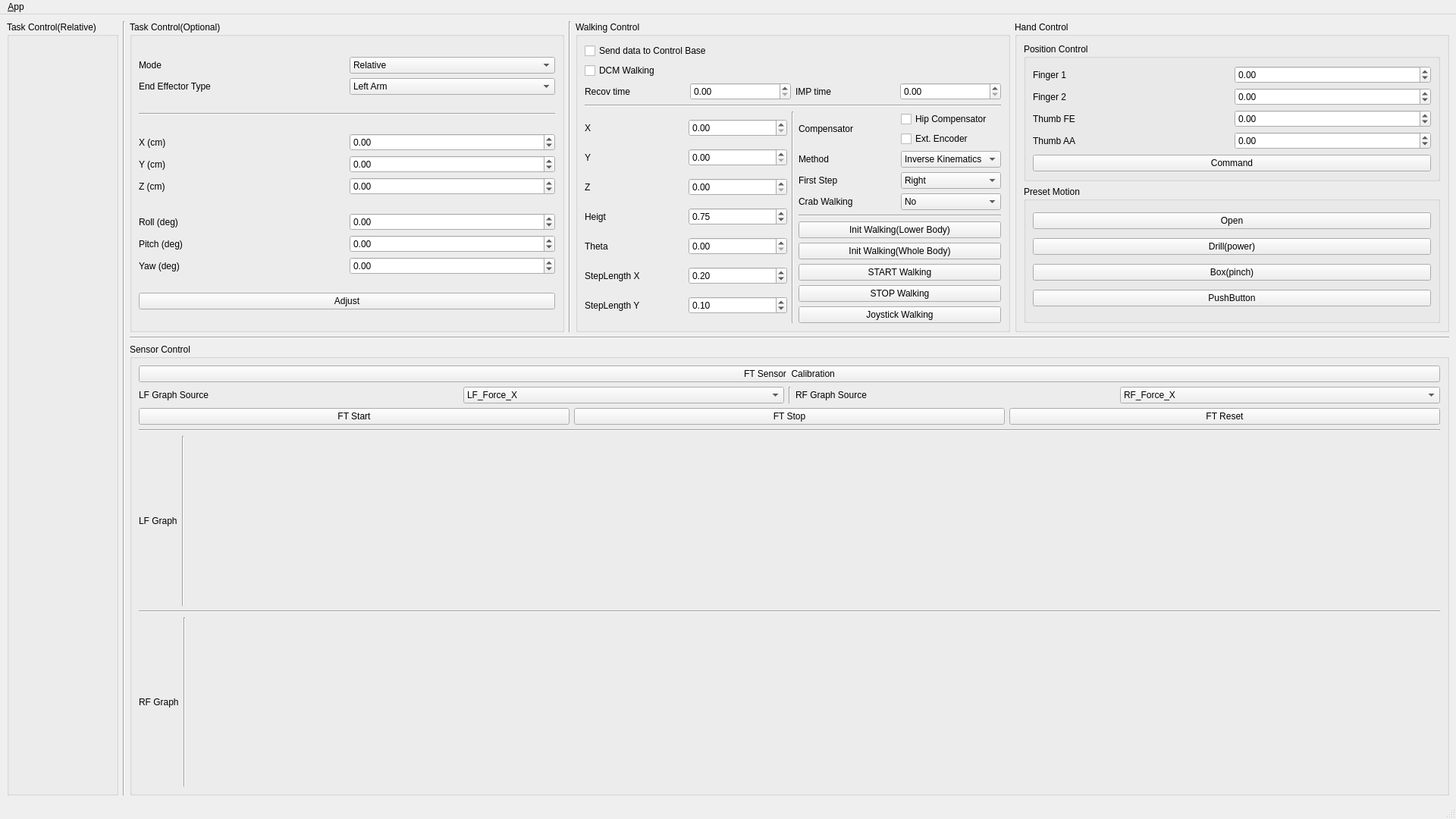
<?xml version="1.0" encoding="UTF-8"?>
<ui version="4.0">
 <class>TaskWindow</class>
 <widget class="QMainWindow" name="TaskWindow">
  <property name="geometry">
   <rect>
    <x>0</x>
    <y>0</y>
    <width>1920</width>
    <height>1080</height>
   </rect>
  </property>
  <property name="minimumSize">
   <size>
    <width>0</width>
    <height>880</height>
   </size>
  </property>
  <property name="windowTitle">
   <string>DYROS THORMANG User Interface</string>
  </property>
  <property name="windowIcon">
   <iconset resource="../resources/images.qrc">
    <normaloff>:/images/icon_2.png</normaloff>:/images/icon_2.png</iconset>
  </property>
  <property name="locale">
   <locale language="English" country="UnitedStates"/>
  </property>
  <property name="iconSize">
   <size>
    <width>24</width>
    <height>24</height>
   </size>
  </property>
  <widget class="QWidget" name="centralwidget">
   <layout class="QHBoxLayout">
    <item>
     <layout class="QVBoxLayout" name="verticalLayout_19" stretch="0">
      <item>
       <widget class="QGroupBox" name="groupBox_task_ctrl">
        <property name="title">
         <string>Task Control(Relative)</string>
        </property>
        <layout class="QHBoxLayout" name="horizontalLayout_3">
         <item>
          <layout class="QGridLayout" name="gridLayout_task_ctrl" rowstretch="0" columnstretch="0">
           <property name="sizeConstraint">
            <enum>QLayout::SetMaximumSize</enum>
           </property>
           <property name="leftMargin">
            <number>0</number>
           </property>
           <property name="topMargin">
            <number>0</number>
           </property>
           <property name="horizontalSpacing">
            <number>8</number>
           </property>
           <property name="verticalSpacing">
            <number>5</number>
           </property>
          </layout>
         </item>
         <item>
          <widget class="QLabel" name="label_36">
           <property name="text">
            <string/>
           </property>
          </widget>
         </item>
         <item>
          <layout class="QGridLayout" name="gridLayout_task_ctrl_2"/>
         </item>
        </layout>
       </widget>
      </item>
     </layout>
    </item>
    <item>
     <widget class="Line" name="line_2">
      <property name="orientation">
       <enum>Qt::Vertical</enum>
      </property>
     </widget>
    </item>
    <item>
     <layout class="QVBoxLayout" name="verticalLayout_3" stretch="0,0,1">
      <item>
       <layout class="QHBoxLayout" name="horizontalLayout_4">
        <item>
         <layout class="QVBoxLayout" name="verticalLayout_6">
          <item>
           <widget class="QGroupBox" name="groupBox_task_ctrl_option">
            <property name="title">
             <string>Task Control(Optional)</string>
            </property>
            <layout class="QVBoxLayout" name="verticalLayout">
             <item>
              <layout class="QGridLayout" name="gridLayout_3">
               <item row="1" column="1">
                <widget class="QComboBox" name="comboBox_ee_type">
                 <item>
                  <property name="text">
                   <string>Left Arm</string>
                  </property>
                 </item>
                 <item>
                  <property name="text">
                   <string>Right Arm</string>
                  </property>
                 </item>
                 <item>
                  <property name="text">
                   <string>Left Leg</string>
                  </property>
                 </item>
                 <item>
                  <property name="text">
                   <string>Right Leg</string>
                  </property>
                 </item>
                </widget>
               </item>
               <item row="1" column="0">
                <widget class="QLabel" name="label_18">
                 <property name="text">
                  <string>End Effector Type</string>
                 </property>
                </widget>
               </item>
               <item row="0" column="0">
                <widget class="QLabel" name="label_12">
                 <property name="text">
                  <string>Mode</string>
                 </property>
                </widget>
               </item>
               <item row="0" column="1">
                <widget class="QComboBox" name="comboBox_t_m">
                 <item>
                  <property name="text">
                   <string>Relative</string>
                  </property>
                 </item>
                 <item>
                  <property name="text">
                   <string>Absolute</string>
                  </property>
                 </item>
                </widget>
               </item>
              </layout>
             </item>
             <item>
              <widget class="Line" name="line_7">
               <property name="orientation">
                <enum>Qt::Horizontal</enum>
               </property>
              </widget>
             </item>
             <item>
              <layout class="QGridLayout" name="gridLayout_absol">
               <item row="2" column="0">
                <widget class="QLabel" name="label_6">
                 <property name="text">
                  <string>Z (cm)</string>
                 </property>
                </widget>
               </item>
               <item row="1" column="1">
                <widget class="QDoubleSpinBox" name="doubleSpinBox_y_ta">
                 <property name="minimum">
                  <double>-99.989999999999995</double>
                 </property>
                </widget>
               </item>
               <item row="2" column="1">
                <widget class="QDoubleSpinBox" name="doubleSpinBox_z_ta">
                 <property name="minimum">
                  <double>-99.989999999999995</double>
                 </property>
                </widget>
               </item>
               <item row="0" column="1">
                <widget class="QDoubleSpinBox" name="doubleSpinBox_x_ta">
                 <property name="minimum">
                  <double>-99.989999999999995</double>
                 </property>
                 <property name="maximum">
                  <double>99.989999999999995</double>
                 </property>
                </widget>
               </item>
               <item row="1" column="0">
                <widget class="QLabel" name="label_5">
                 <property name="text">
                  <string>Y (cm)</string>
                 </property>
                </widget>
               </item>
               <item row="0" column="0">
                <widget class="QLabel" name="label_4">
                 <property name="text">
                  <string>X (cm)</string>
                 </property>
                </widget>
               </item>
              </layout>
             </item>
             <item>
              <layout class="QGridLayout" name="gridLayout">
               <item row="1" column="0">
                <widget class="QLabel" name="label_8">
                 <property name="text">
                  <string>Pitch (deg)</string>
                 </property>
                </widget>
               </item>
               <item row="0" column="1">
                <widget class="QDoubleSpinBox" name="doubleSpinBox_r_ta">
                 <property name="minimum">
                  <double>-360.000000000000000</double>
                 </property>
                 <property name="maximum">
                  <double>360.000000000000000</double>
                 </property>
                </widget>
               </item>
               <item row="1" column="1">
                <widget class="QDoubleSpinBox" name="doubleSpinBox_p_ta">
                 <property name="minimum">
                  <double>-360.000000000000000</double>
                 </property>
                 <property name="maximum">
                  <double>360.000000000000000</double>
                 </property>
                </widget>
               </item>
               <item row="0" column="0">
                <widget class="QLabel" name="label_7">
                 <property name="text">
                  <string>Roll (deg)</string>
                 </property>
                </widget>
               </item>
               <item row="2" column="0">
                <widget class="QLabel" name="label_9">
                 <property name="text">
                  <string>Yaw (deg)</string>
                 </property>
                </widget>
               </item>
               <item row="2" column="1">
                <widget class="QDoubleSpinBox" name="doubleSpinBox_y_ta_2">
                 <property name="minimum">
                  <double>-360.000000000000000</double>
                 </property>
                 <property name="maximum">
                  <double>360.000000000000000</double>
                 </property>
                </widget>
               </item>
              </layout>
             </item>
             <item>
              <widget class="QPushButton" name="pushButton_task_option">
               <property name="text">
                <string>Adjust</string>
               </property>
              </widget>
             </item>
            </layout>
           </widget>
          </item>
         </layout>
        </item>
        <item>
         <widget class="Line" name="line">
          <property name="orientation">
           <enum>Qt::Vertical</enum>
          </property>
         </widget>
        </item>
        <item>
         <widget class="QGroupBox" name="groupBox_walk_ctrl">
          <property name="title">
           <string>Walking Control</string>
          </property>
          <layout class="QVBoxLayout" name="verticalLayout_5">
           <item>
            <widget class="QCheckBox" name="checkBox_send_data_cb">
             <property name="text">
              <string>Send data to Control Base</string>
             </property>
            </widget>
           </item>
           <item>
            <widget class="QCheckBox" name="checkBox_DCM">
             <property name="text">
              <string>DCM Walking</string>
             </property>
            </widget>
           </item>
           <item>
            <layout class="QVBoxLayout" name="verticalLayout_30">
             <item>
              <layout class="QHBoxLayout" name="horizontalLayout_2">
               <item>
                <widget class="QLabel" name="label_11">
                 <property name="text">
                  <string>Recov time</string>
                 </property>
                </widget>
               </item>
               <item>
                <widget class="QDoubleSpinBox" name="doubleSpinBox_walk_recov_time"/>
               </item>
               <item>
                <widget class="QLabel" name="label_10">
                 <property name="text">
                  <string>IMP time</string>
                 </property>
                </widget>
               </item>
               <item>
                <widget class="QDoubleSpinBox" name="doubleSpinBox_walk_imp_time"/>
               </item>
              </layout>
             </item>
             <item>
              <widget class="Line" name="line_6">
               <property name="orientation">
                <enum>Qt::Horizontal</enum>
               </property>
              </widget>
             </item>
             <item>
              <layout class="QHBoxLayout" name="horizontalLayout_18">
               <item>
                <layout class="QGridLayout" name="gridLayout_11">
                 <item row="4" column="1">
                  <widget class="QDoubleSpinBox" name="doubleSpinBox_walk_theta"/>
                 </item>
                 <item row="1" column="0">
                  <widget class="QLabel" name="label_25">
                   <property name="text">
                    <string>Y</string>
                   </property>
                  </widget>
                 </item>
                 <item row="6" column="0">
                  <widget class="QLabel" name="label_33">
                   <property name="text">
                    <string>StepLength Y</string>
                   </property>
                  </widget>
                 </item>
                 <item row="2" column="0">
                  <widget class="QLabel" name="label_26">
                   <property name="text">
                    <string>Z</string>
                   </property>
                  </widget>
                 </item>
                 <item row="5" column="1">
                  <widget class="QDoubleSpinBox" name="doubleSpinBox_walk_step_x">
                   <property name="maximum">
                    <double>5.000000000000000</double>
                   </property>
                   <property name="singleStep">
                    <double>0.010000000000000</double>
                   </property>
                   <property name="value">
                    <double>0.200000000000000</double>
                   </property>
                  </widget>
                 </item>
                 <item row="3" column="1">
                  <widget class="QDoubleSpinBox" name="doubleSpinBox_walk_height">
                   <property name="maximum">
                    <double>1.500000000000000</double>
                   </property>
                   <property name="singleStep">
                    <double>0.050000000000000</double>
                   </property>
                   <property name="value">
                    <double>0.750000000000000</double>
                   </property>
                  </widget>
                 </item>
                 <item row="0" column="0">
                  <widget class="QLabel" name="label_24">
                   <property name="text">
                    <string>X</string>
                   </property>
                  </widget>
                 </item>
                 <item row="0" column="1">
                  <widget class="QDoubleSpinBox" name="doubleSpinBox_walk_x">
                   <property name="maximum">
                    <double>99.000000000000000</double>
                   </property>
                   <property name="singleStep">
                    <double>0.050000000000000</double>
                   </property>
                  </widget>
                 </item>
                 <item row="2" column="1">
                  <widget class="QDoubleSpinBox" name="doubleSpinBox_walk_z">
                   <property name="maximum">
                    <double>99.000000000000000</double>
                   </property>
                   <property name="singleStep">
                    <double>0.050000000000000</double>
                   </property>
                  </widget>
                 </item>
                 <item row="5" column="0">
                  <widget class="QLabel" name="label_32">
                   <property name="text">
                    <string>StepLength X</string>
                   </property>
                  </widget>
                 </item>
                 <item row="6" column="1">
                  <widget class="QDoubleSpinBox" name="doubleSpinBox_walk_step_y">
                   <property name="maximum">
                    <double>5.000000000000000</double>
                   </property>
                   <property name="singleStep">
                    <double>0.010000000000000</double>
                   </property>
                   <property name="value">
                    <double>0.100000000000000</double>
                   </property>
                  </widget>
                 </item>
                 <item row="1" column="1">
                  <widget class="QDoubleSpinBox" name="doubleSpinBox_walk_y">
                   <property name="maximum">
                    <double>99.000000000000000</double>
                   </property>
                   <property name="singleStep">
                    <double>0.050000000000000</double>
                   </property>
                  </widget>
                 </item>
                 <item row="4" column="0">
                  <widget class="QLabel" name="label_31">
                   <property name="text">
                    <string>Theta</string>
                   </property>
                  </widget>
                 </item>
                 <item row="3" column="0">
                  <widget class="QLabel" name="label_27">
                   <property name="text">
                    <string>Heigt</string>
                   </property>
                  </widget>
                 </item>
                </layout>
               </item>
               <item>
                <widget class="Line" name="line_3">
                 <property name="orientation">
                  <enum>Qt::Vertical</enum>
                 </property>
                </widget>
               </item>
               <item>
                <layout class="QVBoxLayout" name="verticalLayout_39">
                 <item>
                  <layout class="QGridLayout" name="gridLayout_4">
                   <item row="3" column="1">
                    <widget class="QComboBox" name="comboBox_method">
                     <item>
                      <property name="text">
                       <string>Inverse Kinematics</string>
                      </property>
                     </item>
                     <item>
                      <property name="text">
                       <string>Jacobian</string>
                      </property>
                     </item>
                    </widget>
                   </item>
                   <item row="4" column="0">
                    <widget class="QLabel" name="label_34">
                     <property name="text">
                      <string>First Step</string>
                     </property>
                    </widget>
                   </item>
                   <item row="3" column="0">
                    <widget class="QLabel" name="label_23">
                     <property name="text">
                      <string>Method</string>
                     </property>
                    </widget>
                   </item>
                   <item row="0" column="0">
                    <widget class="QLabel" name="label_22">
                     <property name="text">
                      <string>Compensator</string>
                     </property>
                    </widget>
                   </item>
                   <item row="5" column="1">
                    <widget class="QComboBox" name="comboBox_heel_toe">
                     <item>
                      <property name="text">
                       <string>No</string>
                      </property>
                     </item>
                     <item>
                      <property name="text">
                       <string>Yes</string>
                      </property>
                     </item>
                    </widget>
                   </item>
                   <item row="5" column="0">
                    <widget class="QLabel" name="label_35">
                     <property name="text">
                      <string>Crab Walking</string>
                     </property>
                    </widget>
                   </item>
                   <item row="4" column="1">
                    <widget class="QComboBox" name="comboBox_first_step">
                     <item>
                      <property name="text">
                       <string>Right</string>
                      </property>
                     </item>
                     <item>
                      <property name="text">
                       <string>Left</string>
                      </property>
                     </item>
                    </widget>
                   </item>
                   <item row="0" column="1">
                    <layout class="QVBoxLayout" name="verticalLayout_4">
                     <property name="topMargin">
                      <number>0</number>
                     </property>
                     <item>
                      <widget class="QCheckBox" name="checkBox_hip_compensator">
                       <property name="text">
                        <string>Hip Compensator</string>
                       </property>
                      </widget>
                     </item>
                     <item>
                      <widget class="QCheckBox" name="checkBox_ext_encoder_cmp">
                       <property name="text">
                        <string>Ext. Encoder</string>
                       </property>
                      </widget>
                     </item>
                    </layout>
                   </item>
                  </layout>
                 </item>
                 <item>
                  <widget class="Line" name="line_5">
                   <property name="orientation">
                    <enum>Qt::Horizontal</enum>
                   </property>
                  </widget>
                 </item>
                 <item>
                  <widget class="QPushButton" name="button_walk_init_lowerbody">
                   <property name="text">
                    <string>Init Walking(Lower Body)</string>
                   </property>
                  </widget>
                 </item>
                 <item>
                  <widget class="QPushButton" name="button_walk_init_wholebody">
                   <property name="text">
                    <string>Init Walking(Whole Body)</string>
                   </property>
                  </widget>
                 </item>
                 <item>
                  <widget class="QPushButton" name="button_walk_start">
                   <property name="text">
                    <string>START Walking</string>
                   </property>
                  </widget>
                 </item>
                 <item>
                  <widget class="QPushButton" name="button_walk_stop">
                   <property name="text">
                    <string>STOP Walking</string>
                   </property>
                  </widget>
                 </item>
                 <item>
                  <widget class="QPushButton" name="button_joy_walk">
                   <property name="text">
                    <string>Joystick Walking</string>
                   </property>
                  </widget>
                 </item>
                </layout>
               </item>
              </layout>
             </item>
            </layout>
           </item>
          </layout>
         </widget>
        </item>
        <item>
         <widget class="QGroupBox" name="groupBox">
          <property name="title">
           <string>Hand Control</string>
          </property>
          <layout class="QVBoxLayout" name="verticalLayout_7">
           <item>
            <widget class="QGroupBox" name="groupBox_2">
             <property name="title">
              <string>Position Control</string>
             </property>
             <layout class="QVBoxLayout" name="verticalLayout_9">
              <item>
               <layout class="QGridLayout" name="gridLayout_12">
                <item row="1" column="1">
                 <widget class="QDoubleSpinBox" name="doubleSpinBox_hand_finger2">
                  <property name="minimum">
                   <double>-90.000000000000000</double>
                  </property>
                  <property name="maximum">
                   <double>90.000000000000000</double>
                  </property>
                  <property name="singleStep">
                   <double>3.000000000000000</double>
                  </property>
                  <property name="value">
                   <double>0.000000000000000</double>
                  </property>
                 </widget>
                </item>
                <item row="3" column="0">
                 <widget class="QLabel" name="label_40">
                  <property name="text">
                   <string>Thumb AA</string>
                  </property>
                 </widget>
                </item>
                <item row="1" column="0">
                 <widget class="QLabel" name="label_28">
                  <property name="text">
                   <string>Finger 2</string>
                  </property>
                 </widget>
                </item>
                <item row="0" column="0">
                 <widget class="QLabel" name="label_30">
                  <property name="text">
                   <string>Finger 1</string>
                  </property>
                 </widget>
                </item>
                <item row="0" column="1">
                 <widget class="QDoubleSpinBox" name="doubleSpinBox_hand_finger1">
                  <property name="minimum">
                   <double>-90.000000000000000</double>
                  </property>
                  <property name="maximum">
                   <double>90.000000000000000</double>
                  </property>
                  <property name="singleStep">
                   <double>3.000000000000000</double>
                  </property>
                  <property name="value">
                   <double>0.000000000000000</double>
                  </property>
                 </widget>
                </item>
                <item row="2" column="1">
                 <widget class="QDoubleSpinBox" name="doubleSpinBox_hand_thumb_fe">
                  <property name="minimum">
                   <double>-90.000000000000000</double>
                  </property>
                  <property name="maximum">
                   <double>90.000000000000000</double>
                  </property>
                  <property name="singleStep">
                   <double>3.000000000000000</double>
                  </property>
                  <property name="value">
                   <double>0.000000000000000</double>
                  </property>
                 </widget>
                </item>
                <item row="2" column="0">
                 <widget class="QLabel" name="label_29">
                  <property name="text">
                   <string>Thumb FE</string>
                  </property>
                 </widget>
                </item>
                <item row="3" column="1">
                 <widget class="QDoubleSpinBox" name="doubleSpinBox_hand_thumb_aa">
                  <property name="minimum">
                   <double>-90.000000000000000</double>
                  </property>
                  <property name="maximum">
                   <double>90.000000000000000</double>
                  </property>
                  <property name="singleStep">
                   <double>3.000000000000000</double>
                  </property>
                  <property name="value">
                   <double>0.000000000000000</double>
                  </property>
                 </widget>
                </item>
               </layout>
              </item>
              <item>
               <widget class="QPushButton" name="button_hand_command">
                <property name="text">
                 <string>Command</string>
                </property>
               </widget>
              </item>
             </layout>
            </widget>
           </item>
           <item>
            <widget class="QGroupBox" name="groupBox_3">
             <property name="title">
              <string>Preset Motion</string>
             </property>
             <layout class="QVBoxLayout" name="verticalLayout_8">
              <item>
               <widget class="QPushButton" name="button_hand_preset_open">
                <property name="text">
                 <string>Open</string>
                </property>
               </widget>
              </item>
              <item>
               <widget class="QPushButton" name="button_hand_preset_drill_power">
                <property name="text">
                 <string>Drill(power)</string>
                </property>
               </widget>
              </item>
              <item>
               <widget class="QPushButton" name="button_hand_preset_box_pinch">
                <property name="text">
                 <string>Box(pinch)</string>
                </property>
               </widget>
              </item>
              <item>
               <widget class="QPushButton" name="pushButton_4">
                <property name="text">
                 <string>PushButton</string>
                </property>
               </widget>
              </item>
             </layout>
            </widget>
           </item>
          </layout>
         </widget>
        </item>
       </layout>
      </item>
      <item>
       <widget class="Line" name="line_4">
        <property name="orientation">
         <enum>Qt::Horizontal</enum>
        </property>
       </widget>
      </item>
      <item>
       <widget class="QGroupBox" name="groupBox_sensor_ctrl">
        <property name="title">
         <string>Sensor Control</string>
        </property>
        <layout class="QVBoxLayout" name="verticalLayout_2" stretch="0,0,0,0,1,0,1">
         <item>
          <widget class="QPushButton" name="button_ft_calib">
           <property name="text">
            <string>FT Sensor  Calibration</string>
           </property>
          </widget>
         </item>
         <item>
          <layout class="QHBoxLayout" name="horizontalLayout_5">
           <item>
            <widget class="QLabel" name="label_3">
             <property name="text">
              <string>LF Graph Source </string>
             </property>
            </widget>
           </item>
           <item>
            <widget class="QComboBox" name="comboBox_LF">
             <item>
              <property name="text">
               <string>LF_Force_X</string>
              </property>
             </item>
             <item>
              <property name="text">
               <string>LF_Force_Y</string>
              </property>
             </item>
             <item>
              <property name="text">
               <string>LF_Force_Z</string>
              </property>
             </item>
             <item>
              <property name="text">
               <string>LF_Torque_X</string>
              </property>
             </item>
             <item>
              <property name="text">
               <string>LF_Torque_Y</string>
              </property>
             </item>
             <item>
              <property name="text">
               <string>LF_Torque_Z</string>
              </property>
             </item>
            </widget>
           </item>
           <item>
            <widget class="Line" name="line_8">
             <property name="orientation">
              <enum>Qt::Vertical</enum>
             </property>
            </widget>
           </item>
           <item>
            <widget class="QLabel" name="label_13">
             <property name="text">
              <string>RF Graph Source</string>
             </property>
            </widget>
           </item>
           <item>
            <widget class="QComboBox" name="comboBox_RF">
             <item>
              <property name="text">
               <string>RF_Force_X</string>
              </property>
             </item>
             <item>
              <property name="text">
               <string>RF_Force_Y</string>
              </property>
             </item>
             <item>
              <property name="text">
               <string>RF_Force_Z</string>
              </property>
             </item>
             <item>
              <property name="text">
               <string>RF_Torque_X</string>
              </property>
             </item>
             <item>
              <property name="text">
               <string>RF_Torque_Y</string>
              </property>
             </item>
             <item>
              <property name="text">
               <string>RF_Torque_Z</string>
              </property>
             </item>
            </widget>
           </item>
          </layout>
         </item>
         <item>
          <layout class="QHBoxLayout" name="horizontalLayout" stretch="0,0,0">
           <item>
            <widget class="QPushButton" name="pushButton_ft_start">
             <property name="text">
              <string>FT Start</string>
             </property>
            </widget>
           </item>
           <item>
            <widget class="QPushButton" name="pushButton_ft_stop">
             <property name="text">
              <string>FT Stop</string>
             </property>
            </widget>
           </item>
           <item>
            <widget class="QPushButton" name="pushButton_ft_reset">
             <property name="text">
              <string>FT Reset</string>
             </property>
            </widget>
           </item>
          </layout>
         </item>
         <item>
          <widget class="Line" name="line_11">
           <property name="orientation">
            <enum>Qt::Horizontal</enum>
           </property>
          </widget>
         </item>
         <item>
          <layout class="QHBoxLayout" name="horizontalLayout_6" stretch="0,0,1">
           <item>
            <widget class="QLabel" name="label">
             <property name="text">
              <string>LF Graph</string>
             </property>
            </widget>
           </item>
           <item>
            <widget class="Line" name="line_9">
             <property name="orientation">
              <enum>Qt::Vertical</enum>
             </property>
            </widget>
           </item>
           <item>
            <widget class="QWidget" name="widget1" native="true">
             <property name="minimumSize">
              <size>
               <width>0</width>
               <height>0</height>
              </size>
             </property>
             <layout class="QHBoxLayout" name="horizontalLayout_8"/>
            </widget>
           </item>
          </layout>
         </item>
         <item>
          <widget class="Line" name="line_12">
           <property name="orientation">
            <enum>Qt::Horizontal</enum>
           </property>
          </widget>
         </item>
         <item>
          <layout class="QHBoxLayout" name="horizontalLayout_7" stretch="0,0,1">
           <item>
            <widget class="QLabel" name="label_2">
             <property name="text">
              <string>RF Graph</string>
             </property>
            </widget>
           </item>
           <item>
            <widget class="Line" name="line_10">
             <property name="orientation">
              <enum>Qt::Vertical</enum>
             </property>
            </widget>
           </item>
           <item>
            <widget class="QWidget" name="widget2" native="true">
             <layout class="QHBoxLayout" name="horizontalLayout_9"/>
            </widget>
           </item>
          </layout>
         </item>
        </layout>
       </widget>
      </item>
     </layout>
    </item>
   </layout>
  </widget>
  <widget class="QMenuBar" name="menubar">
   <property name="geometry">
    <rect>
     <x>0</x>
     <y>0</y>
     <width>1920</width>
     <height>22</height>
    </rect>
   </property>
   <widget class="QMenu" name="menu_File">
    <property name="title">
     <string>&amp;App</string>
    </property>
    <addaction name="action_Preferences"/>
    <addaction name="separator"/>
    <addaction name="actionAbout"/>
    <addaction name="actionAbout_Qt"/>
    <addaction name="separator"/>
    <addaction name="action_Quit"/>
   </widget>
   <addaction name="menu_File"/>
  </widget>
  <widget class="QStatusBar" name="statusbar"/>
  <action name="action_Quit">
   <property name="text">
    <string>&amp;Quit</string>
   </property>
   <property name="shortcut">
    <string>Ctrl+Q</string>
   </property>
   <property name="shortcutContext">
    <enum>Qt::ApplicationShortcut</enum>
   </property>
  </action>
  <action name="action_Preferences">
   <property name="text">
    <string>&amp;Preferences</string>
   </property>
  </action>
  <action name="actionAbout">
   <property name="text">
    <string>&amp;About</string>
   </property>
  </action>
  <action name="actionAbout_Qt">
   <property name="text">
    <string>About &amp;Qt</string>
   </property>
  </action>
 </widget>
 <resources>
  <include location="../resources/images.qrc"/>
 </resources>
 <connections>
  <connection>
   <sender>action_Quit</sender>
   <signal>triggered()</signal>
   <receiver>TaskWindow</receiver>
   <slot>close()</slot>
   <hints>
    <hint type="sourcelabel">
     <x>-1</x>
     <y>-1</y>
    </hint>
    <hint type="destinationlabel">
     <x>399</x>
     <y>299</y>
    </hint>
   </hints>
  </connection>
 </connections>
 <slots>
  <slot>combobox_test1()</slot>
 </slots>
</ui>
